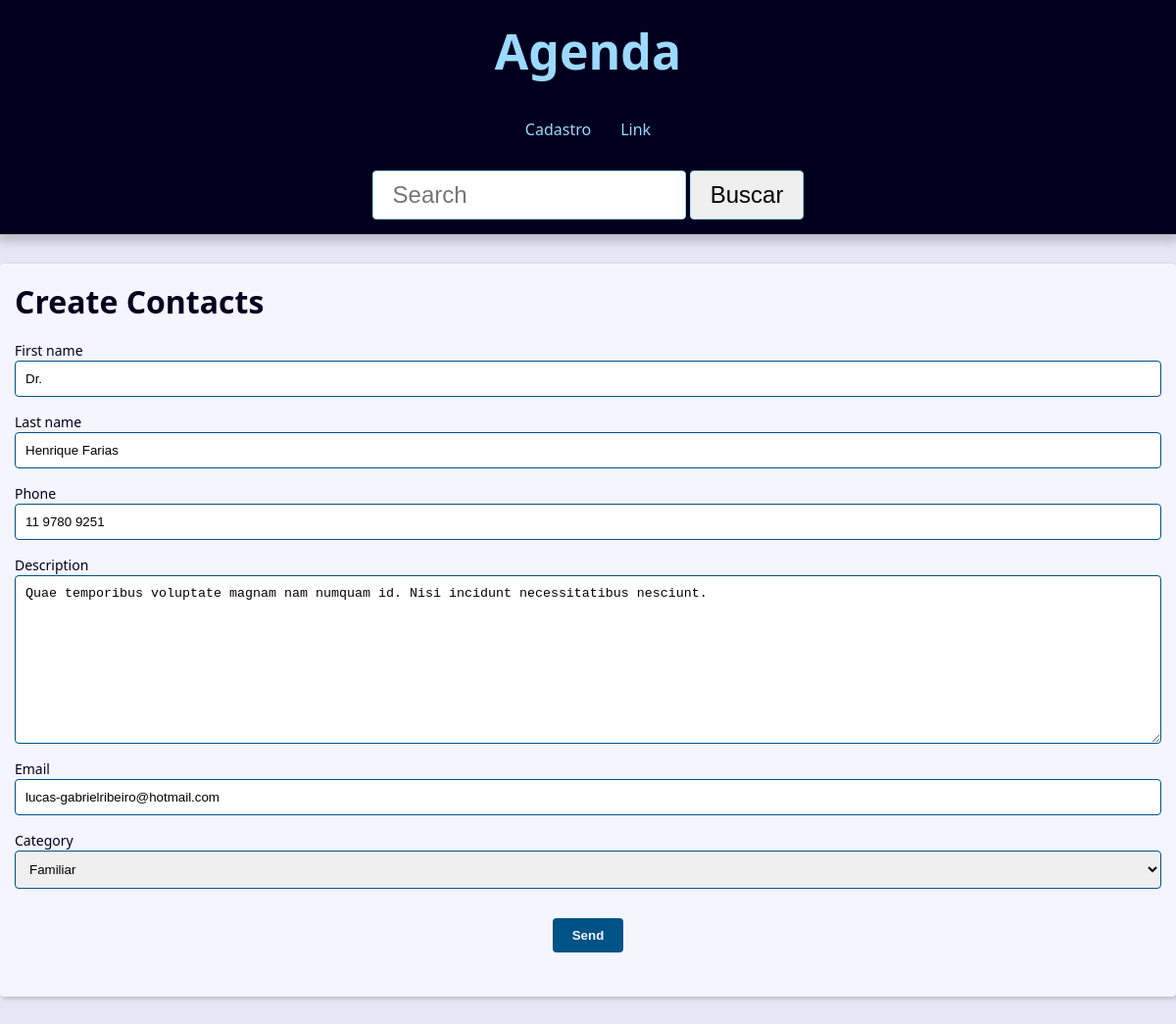
The page /contact/11/update/ on the database its author committed.
### contact/models.py (models this page shows, shortened)
class Contact(models.Model):
    first_name = models.CharField(max_length=50)
    last_name = models.CharField(max_length=50, blank=True)
    phone = models.CharField(max_length=50)
    email = models.EmailField(max_length=254, blank=True)
    created_date = models.DateTimeField(default=timezone.now)
    description = models.TextField(blank=True)
    show = models.BooleanField(default=True)
    picture = models.ImageField(blank=True, upload_to='pictures/%Y/%M/%D/')
    category = models.ForeignKey(Category, on_delete=models.SET_NULL, null=True, blank=True)
    owner = models.ForeignKey(User, on_delete=models.SET_NULL, null=True, blank=True)

### contact/views/contact_form.py (the view, shortened to what this page needs)
# urls.py: path('contact/<int:contact_id>/update/', views.update, name='update'),
def update(request, contact_id):
    contact = get_object_or_404(
        Contact, pk=contact_id, show = True
    )
    form_action = reverse('contact:update', args=(contact_id,))
    context = {
        'form': ContactForm(instance=contact),
        'form_action': form_action
    }
    return render(
        request,
        'contact/create.html',
        context)

### contact/forms.py (shortened to what this page needs)
class ContactForm(forms.ModelForm):
    class Meta:
        model = models.Contact
        fields = ('first_name', 'last_name', 'phone', 'description', 'email', 'category')

### contact/models.py (called while the page is built)
    def __str__(self):
        return self.name

### contact/templates/contact/create.html (shortened to what this page needs)
{% extends "global/base.html" %}
{% block content %}
    <h1> Create Contacts</h1>
    <div class="form-content">
        <form
            action="{{ form_action }}"
            method="POST"
            enctype="multipart/form-data"
        >
        <div class="form-content">
            {% for field in form %}
                <div class="form-group">
                    <label for="{{field.id_for_label}}">{{field.label}}</label>
                    {{field}}
                </div>
            {% endfor %}
        </div>
        <div class="form-content">
            <div class="form-group">
                <button class="btn" type="submit"> Send</button>
            </div>
        </div>
        </form>
    </div>
{% endblock content %}

### base_static/global/css/style.css (style rules this page uses)
:root { --spacing: 1.5rem; --link-dark-color: rgb(0, 83, 134); --link-light-color: rgb(156, 217, 255); --clr-white: rgb(245, 245, 255); --clr-black: rgb(0, 0, 30); --clr-light-gray: rgb(230, 230, 245); --clr-dark-shadow-5: rgba(0, 0, 10, 5%); --clr-dark-shadow-10: rgba(0, 0, 10, 10%); --clr-dark-shadow-20: rgba(0, 0, 10, 20%); --clr-light-shadow-5: rgba(200, 200, 255, 5%); --clr-light-shadow-10: rgba(200, 200, 255, 10%); --clr-light-shadow-20: rgba(200, 200, 255, 20%); --main-page-width: 120rem; --table-min-width: 60rem; --biggest-font-size: 5rem; --bigger-font-size: 4rem; --big-font-size: 3.2rem; --medium-font-size: 2.4rem; --small-font-size: 1.6rem; --smaller-font-size: 1.4rem; --smallest-font-size: 1.2rem; --transition-fast: 300ms; --transition-medium: 600ms; --transition-slow: 1s; --default-border-radius: 4px; }
*, *::before, *::after { margin: 0; padding: 0; box-sizing: border-box; }
html { font-size: 62.5%; }
body { font-family: system-ui, -apple-system, BlinkMacSystemFont, 'Segoe UI', Roboto, Oxygen, Ubuntu, Cantarell, 'Open Sans', 'Helvetica Neue', sans-serif; line-height: 1.5; font-size: var(--small-font-size); color: var(--clr-black); -webkit-font-smoothing: antialiased; background: var(--clr-light-gray); }
.btn { max-width: 600px; margin: auto; padding: var(--spacing); text-align: center; }
.form-content { margin: var(--spacing) 0; }
.form-group { display: flex; flex-direction: column; padding-bottom: var(--spacing); }
.form-group input, .form-group textarea, .form-group select { padding: 1rem; border-radius: var(--default-border-radius); border: 1px solid var(--link-dark-color); }
.form-group label { font-size: var(--smaller-font-size); }
.btn { background-color: var(--link-dark-color); color: var(--clr-white); font-weight: bold; border: none; padding: 1rem 2rem; border-radius: var(--default-border-radius); cursor: pointer; transition: filter var(--transition-fast) ease-in-out; }

### rows shown on the page
Contact: form "Dr." "Henrique Farias" "11 9780 9251" "Quae temporibus voluptate magnam nam numquam id. Nisi incidunt necessitatibus nesciunt." "lucas-gabrielribeiro@hotmail.com" "Familiar"

### other values the page prints
{{ field.label }} "First name" "Last name" "Phone" "Description" "Email" "Category"
